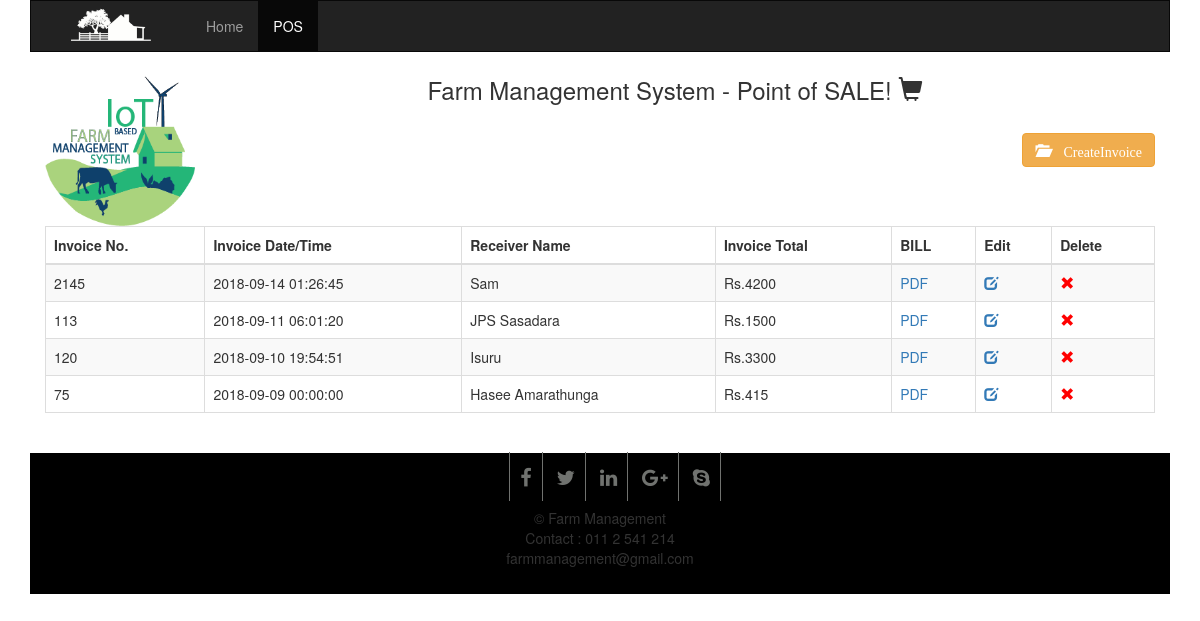
/invoice.php, run on an earlier commit of the app's database.
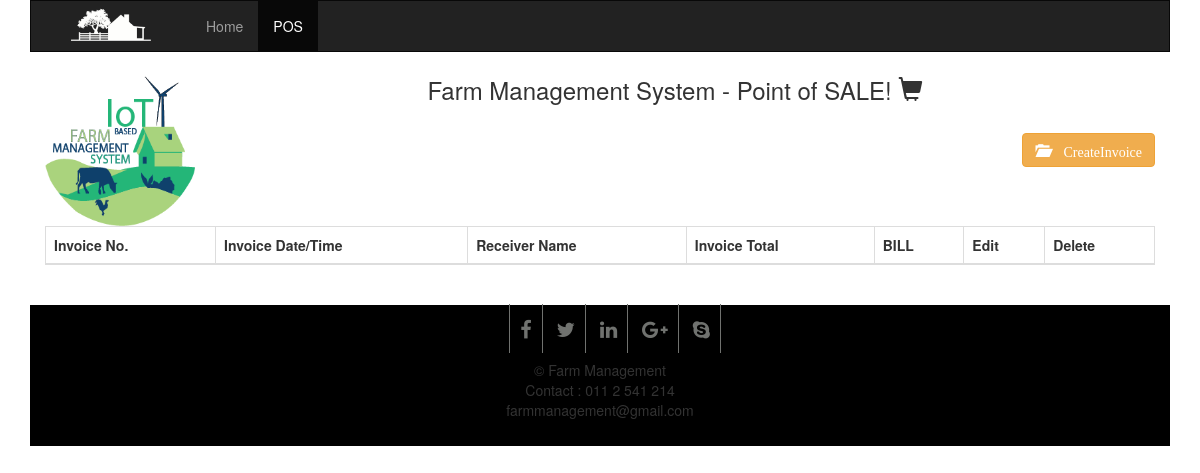
And on a later commit of the database.
### tables this page shows
CREATE TABLE `tbl_order` (
  `order_id` int(11) NOT NULL,
  `order_no` varchar(50) NOT NULL,
  `order_date` date NOT NULL,
  `order_receiver_name` varchar(250) NOT NULL,
  `order_receiver_address` text NOT NULL,
  `order_total_amount` float DEFAULT NULL,
  `order_datetime` datetime NOT NULL
);

### invoice.php (the view, shortened to what this page needs)
<?php
  include('database_connection.php');
  $statement = $connect->prepare("
    SELECT * FROM tbl_order
    ORDER BY order_id DESC
  ");
  $statement->execute();
  $all_result = $statement->fetchAll();
  $total_rows = $statement->rowCount();
?>
<!DOCTYPE html>
<html lang="en">
<head>
<link href="https://maxcdn.bootstrapcdn.com/font-awesome/4.4.0/css/font-awesome.min.css" rel="stylesheet"/>
<link rel="stylesheet" href="https://maxcdn.bootstrapcdn.com/bootstrap/3.3.7/css/bootstrap.min.css">
<link rel="stylesheet" href="css/dataTables.bootstrap.min.css">
</head>
<body>
<div class="container">
<div class="p-3 mb-2 bg-success text-white">
<nav class="navbar navbar-inverse">
  <div class="container-fluid">
  <div class="navbar-header">
    <a class="navbar-brand" href="#/home"><img src="images/logo.png" width="80" height="38"></a>
  </div>
  <ul class="nav navbar-nav">
    <li><a href='/Farm-Management-System-IoT'>Home</a></li>
    <li class="active"><a href='invoice.php'>POS</a></li>
  </ul>
  </div>
</nav>
</div>
<link rel="stylesheet" href="css/datepicker.css">
<link href="https://cdn.jsdelivr.net/npm/gijgo@1.9.10/css/gijgo.min.css" rel="stylesheet" type="text/css" />
<div class="container-fluid">
  <?php
  if(isset($_GET["add"]))
  {
  ?>
  <form method="post" id="invoice_form">
    <div class="table-responsive">
    <table class="table table-bordered">
    <tr>
    <td colspan="2" align="center"><h2 style="margin-top:10.5px"><span class="glyphicon glyphicon-folder-open"> Create Invoice</h2></td>
    </tr>
    <tr>
    <td colspan="2">
      <div class="row">
        <div class="col-md-8">
          To,<br />
            <b>RECEIVER (BILL TO)</b><br />
            <input type="text" name="order_receiver_name" id="order_receiver_name" class="form-control input-sm" placeholder="Enter Receiver Name" />
            <textarea name="order_receiver_address" id="order_receiver_address" class="form-control" placeholder="Enter Billing Address"></textarea>
        </div>
        <div class="col-md-4">
          Reverse Charge<br />
          <input type="text" name="order_no" id="order_no" class="form-control input-sm" placeholder="Enter Invoice No." />
          <input type="text" name="order_date" id="order_date" class="form-control input-sm" readonly placeholder="Select Invoice Date" />
        </div>
      </div>
      <br />
      <table id="invoice-item-table" class="table table-bordered">
        <tr>
          <th width="7%">Sr No.</th>
          <th width="10%">Item Type</th>
          <th width="15%">Item Name</th>
          <th width="5%">Quantity</th>
          <th width="10%">Price</th>
          <th width="10%">Actual Amt.</th>
          <th width="3%"></th>
        </tr>
        <tr>
          <td><span id="sr_no">1</span></td>
          <td>
          <select class="form-control" id="type" name="type" onchange="SelectProduct(this,0);">
            <option value="empty">Select a productType</option>
            <option value="vegetables">vegetables</option>
            <option value="fruits">fruits</option>
            <option value="milkproduct">milkproduct</option>
            <option value="others">others</option>
            </select>
          </td>
          <td>
          <select class="form-control" id="item_name0" name="item_name[]">
                <option value="0">Select a product</option>
            </select>
          </td>
          <td><input type="text" name="order_item_quantity[]" id="order_item_quantity1" data-srno="1" class="form-control input-sm order_item_quantity" /></td>
          <td><input type="text" name="order_item_price[]" id="order_item_price1" data-srno="1" class="form-control input-sm number_only order_item_price" /></td>
          <td><input type="text" name="order_item_actual_amount[]" id="order_item_actual_amount1" data-srno="1" class="form-control input-sm order_item_actual_amount" readonly /></td>
          <td></td>
        </tr>
        </table>
        <div align="right">
          <button type="button" name="add_row" id="add_row" class="btn btn-success btn-xs">+</button>
        </div>
        </td>
      </tr>
      <tr>
        <td align="right"><b>Total</td>
        <td align="right"><b><span id="final_total_amt"></span></b></td>
      </tr>
      <tr>
            <td colspan="2"></td>
          </tr>
          <tr>
            <td colspan="2" align="center">
              <input type="hidden" name="total_item" id="total_item" value="1" />
              <input type="submit" name="create_invoice" id="create_invoice" class="btn btn-warning" value="Create" />
            </td>
          </tr>
      </table>
    </div>
  </form>
  <script>
  $(document).ready(function(){
    var final_total_amt = $('#final_total_amt').text();
    var count = 1;
    $(document).on('click', '#add_row', function(){
      count++;
      $('#total_item').val(count);
      var html_code = '';
      html_code += '<tr id="row_id_'+count+'">';
      html_code += '<td><span id="sr_no">'+count+'</span></td>';
      //html_code += '<td><input type="text" name="item_name[]" id="item_name'+count+'" class="form-control input-sm" /></td>';
    html_code += '<td>'+
                  '<select class="form-control" id="type'+count+'" name="type" onchange="SelectProduct(this,'+count+');">'+
                    '<option value="empty">Select a productType</option>'+
                    '<option value="vegetables">vegetables</option>'+
                    '<option value="fruits">fruits</option>'+
                    '<option value="milkproduct">milkproduct</option>'+
                    '<option value="others">others</option>'+
                    '</select>'+
                  '</td>';
      html_code +='<td>'+
                  '<select class="form-control" id="item_name'+count+'" name="item_name[]">'+
                        '<option value="0">Select a product</option>'+
                    '</select></td>';
      html_code += '<td><input type="text" name="order_item_quantity[]" id="order_item_quantity'+count+'" data-srno="'+count+'" class="form-control input-sm number_only order_item_quantity" /></td>';
      html_code += '<td><input type="text" name="order_item_price[]" id="order_item_price'+count+'" data-srno="'+count+'" class="form-control input-sm number_only order_item_price" /></td>';
      html_code += '<td><input type="text" name="order_item_actual_amount[]" id="order_item_actual_amount'+count+'" data-srno="'+count+'" class="form-control input-sm order_item_actual_amount" readonly /></td>';
      html_code += '<td><button type="button" name="remove_row" id="'+count+'" class="btn btn-danger btn-xs remove_row">X</button></td>';
      html_code += '</tr>';
      $('#invoice-item-table').append(html_code);
    });
    $(document).on('click', '.remove_row', function(){
      var row_id = $(this).attr("id");
      var total_item_amount = $('#order_item_final_amount'+row_id).val();
      var final_amount = $('#final_total_amt').text();
      var result_amount = parseFloat(final_amount) - parseFloat(total_item_amount);
      $('#final_total_amt').text(result_amount);
      $('#row_id_'+row_id).remove();
      count--;
      $('#total_item').val(count);
    });
    function cal_final_total(count)
    {
      var final_item_total = 0;
      for(j=1; j<=count; j++)
      {
        var quantity = 0;
        var price = 0;
        var actual_amount = 0;
        var item_total = 0;
        quantity = $('#order_item_quantity'+j).val();
        if(quantity > 0)
        {
          price = $('#order_item_price'+j).val();
          if(price > 0)
          {
            actual_amount = parseFloat(quantity) * parseFloat(price);
            $('#order_item_actual_amount'+j).val(actual_amount);
            item_total = parseFloat(actual_amount) ;
            final_item_total = parseFloat(final_item_total) + parseFloat(item_total);
            $('#order_item_final_amount'+j).val(item_total);
          }
        }
      }
      $('#final_total_amt').text(final_item_total);
    }
    $(document).on('blur', '.order_item_price', function(){
      cal_final_total(count);
    });
    $('#create_invoice').click(function(){
      if($.trim($('#order_receiver_name').val()).length == 0)
      {
        swal("Please Enter Reciever Name");
        return false;
      }
      if($.trim($('#order_no').val()).length == 0)
      {
        swal("Please Enter Invoice Number");
        return false;
      }
      /*
      if($.trim($('#order_date').val()).length == 0)
      {
        alert("Please Select Invoice Date");
        return false;
      }*/
      for(var no=1; no<=count; no++)
      {
        /*if($.trim($('#item_name'+no).val()).length == 0)
        {
          swal("Please Enter Item Name");
          $('#item_name'+no).focus();
          return false;
        }*/
        if($.trim($('#order_item_quantity'+no).val()).length == 0)
        {
          swal("Please Enter Quantity");
          $('#order_item_quantity'+no).focus();
          return false;
        }
        if($.trim($('#order_item_price'+no).val()).length == 0)
        {
          swal("Please Enter Price");
          $('#order_item_price'+no).focus();
          return false;
        }
      }
      $('#invoice_form').submit();
    });
  });
  </script>
  <?php
}
else
{
?>
<h3 align="center">
<img src="img/logo.png" alter="logo" width="150" height="150" align="left">
Farm Management System - Point of SALE! <span class="glyphicon glyphicon-shopping-cart"></span></h3>
<br />
<div align="right">
  <a href="invoice.php?add=1" class="btn btn-warning btn-s"><span class="glyphicon glyphicon-folder-open"> CreateInvoice</span></a>
</div>
<br />
<table id="data-table" class="table table-bordered table-striped">
  <thead>
    <tr>
      <th>Invoice No.</th>
      <th>Invoice Date/Time</th>
      <th>Receiver Name</th>
      <th>Invoice Total</th>
      <th>BILL</th>
      <th>Edit</th>
      <th>Delete</th>
    </tr>
  </thead>
  <?php
  if($total_rows > 0)
  {
    foreach($all_result as $row)
    {
      echo '
      <tr>
        <td>'.$row["order_no"].'</td>
        <td>'.$row["order_datetime"].'</td>
        <td>'.$row["order_receiver_name"].'</td>
        <td>Rs.'.$row["order_total_amount"].'</td>
        <td><a href="print_invoice.php?pdf=1&id='.$row["order_id"].'">PDF</a></td>
        <td><a href="invoice.php?update=1&id='.$row["order_id"].'"><span class="glyphicon glyphicon-edit"></span></a></td>
        <td><a href="#" id="'.$row["order_id"].'" class="delete"><font color="#ff0000"><span class="glyphicon glyphicon-remove"></font></span></a></td>
      </tr>
    ';
    }
  }
  ?>
</table>
<?php
  }
?>
</div>
<br>
<div class="footer">
  <div class="container text-center">
    <a href=""><i class="fa fa-facebook"></i></a>
    <a href=""><i class="fa fa-twitter"></i></a>
    <a href=""><i class="fa fa-linkedin"></i></a>
    <a href=""><i class="fa fa-google-plus"></i></a>
    <a href=""><i class="fa fa-skype"></i></a>
  </div>
<div class="abc-cc" style="width:100%">
  &copy Farm Management<br/>
Contact : 011 2 541 214<br/>
farmmanagement@gmail.com
</div>
</div></div>
  </body>
</html>

### invoice.php (style rules this page uses)
.abc-cc { background-color: black; padding: 16px; text-align: center; }
.footer { background: rgb(0,0,0); padding: 10px 0; }
.footer a { color: #70726F; font-size: 20px; padding: 10px; border-right: 1px solid #70726F; transition: all .5s ease; }
.footer a:first-child { border-left: 1px solid #70726F; }
.navbar { margin-bottom: 4px; border-radius: 0; }
.navbar-brand { padding:5px 40px; }

What changed in the data, as far as the page shows it:
removed tbl_order: order_no "2145", order_datetime "2018-09-14 01:26:45", order_receiver_name "Sam", order_total_amount "4200"
removed tbl_order: order_no "113", order_datetime "2018-09-11 06:01:20", order_receiver_name "JPS Sasadara", order_total_amount "1500"
removed tbl_order: order_no "120", order_datetime "2018-09-10 19:54:51", order_receiver_name "Isuru", order_total_amount "3300"
removed tbl_order: order_no "75", order_datetime "2018-09-09 00:00:00", order_receiver_name "Hasee Amarathunga", order_total_amount "415"
